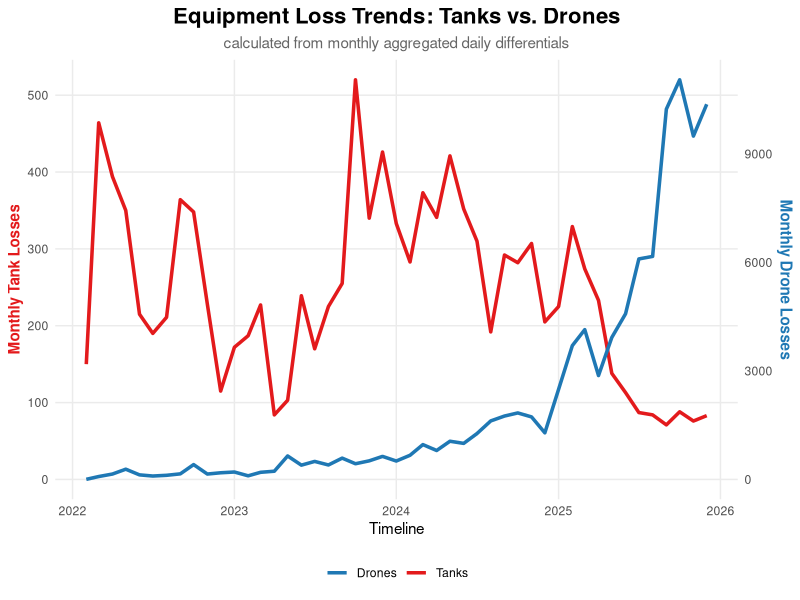
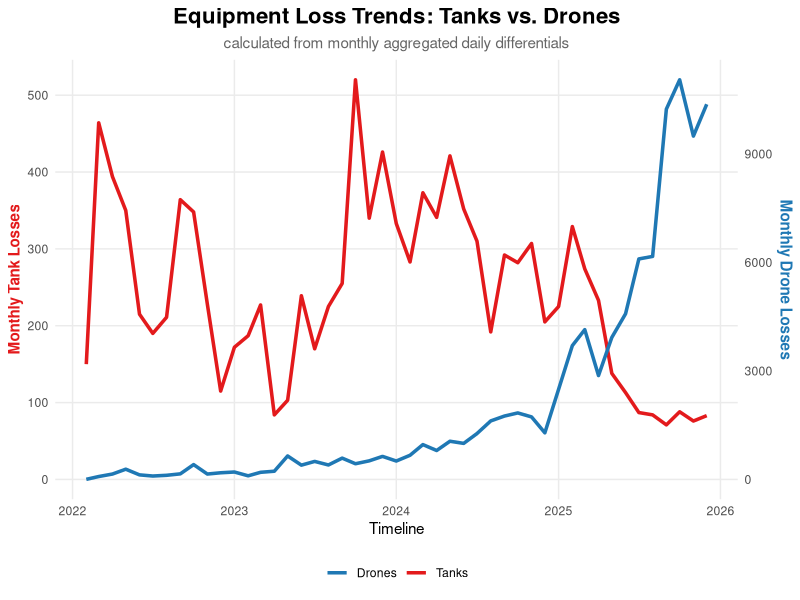

These figures' R source, in order:
# PROJECT: Russian Equipment Loss Analysis (Tanks Vs. Drones)
# AUTHOR: Temuulen Ivanov-Munkhgerel
# DATE: December, 2025
# PURPOSE: Cleans raw daily cumulative data into monthly aggregated differentials for trend visualisation.

library(tidyverse)
library(lubridate)

# 1. DATA IMPORT
df <- read_csv('russia_losses_equipment.csv')

# 2. DATA PROCESSING
df_clean <- df %>%
    mutate(date = as.Date(date)) %>%
    arrange(date) %>%
    mutate(
        daily_tank = tank - lag(tank, default = 0),
        daily_drone = drone - lag(drone, default = 0)
    )

# 3. AGGREGATING BY MONTH
monthly_losses <- df_clean %>%
    group_by(month = floor_date(date, "month")) %>%
    summarise(
        total_tanks = sum(daily_tank),
        total_drones = sum(daily_drone)
    )

# 4. VISUALISATION

scale_factor <- max(monthly_losses$total_tanks, na.rm = TRUE) / 
                max(monthly_losses$total_drones, na.rm = TRUE)

ggplot(monthly_losses, aes(x = month)) +
  # LINES
  geom_line(aes(y = total_tanks, color = "Tanks"), linewidth = 1.2) +
  geom_line(aes(y = total_drones * scale_factor, color = "Drones"), linewidth = 1.2) +
  
  # DUAL-AXIS
  scale_y_continuous(
    name = "Monthly Tank Losses",
    sec.axis = sec_axis(~./scale_factor, name = "Monthly Drone Losses")
  ) +
  
  # COLORS
  scale_color_manual(values = c("Tanks" = "#e31a1c", "Drones" = "#1f78b4")) +
  
  # THEME & FORMATTING
  theme_minimal() +
  labs(
    title = "Equipment Loss Trends: Tanks vs. Drones",
    subtitle = "calculated from monthly aggregated daily differentials",
    x = "Timeline",
    color = NULL
  ) +
  theme(
    plot.title = element_text(hjust = 0.5, face = "bold", size = 16),
    plot.subtitle = element_text(hjust = 0.5, color = "gray40"),
    legend.position = "bottom",
    axis.title.y.left = element_text(color = "#e31a1c", face = "bold"),
    axis.title.y.right = element_text(color = "#1f78b4", face = "bold"),
    panel.grid.minor = element_blank()
  )

# 5. SAVING THE FINAL VERSION
ggsave("equipment_losses_centered.png", width = 12, height = 7, dpi = 300)